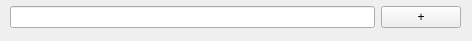
<?xml version="1.0" encoding="UTF-8"?>
<ui version="4.0">
 <class>addWorkItem</class>
 <widget class="QWidget" name="addWorkItem">
  <property name="geometry">
   <rect>
    <x>0</x>
    <y>0</y>
    <width>472</width>
    <height>41</height>
   </rect>
  </property>
  <property name="windowTitle">
   <string>Form</string>
  </property>
  <widget class="QWidget" name="">
   <property name="geometry">
    <rect>
     <x>10</x>
     <y>0</y>
     <width>451</width>
     <height>34</height>
    </rect>
   </property>
   <layout class="QHBoxLayout" name="horizontalLayout">
    <item>
     <widget class="QLineEdit" name="lineEdit"/>
    </item>
    <item>
     <widget class="QPushButton" name="add_pushButton">
      <property name="text">
       <string>+</string>
      </property>
     </widget>
    </item>
   </layout>
  </widget>
 </widget>
 <resources/>
 <connections/>
</ui>
